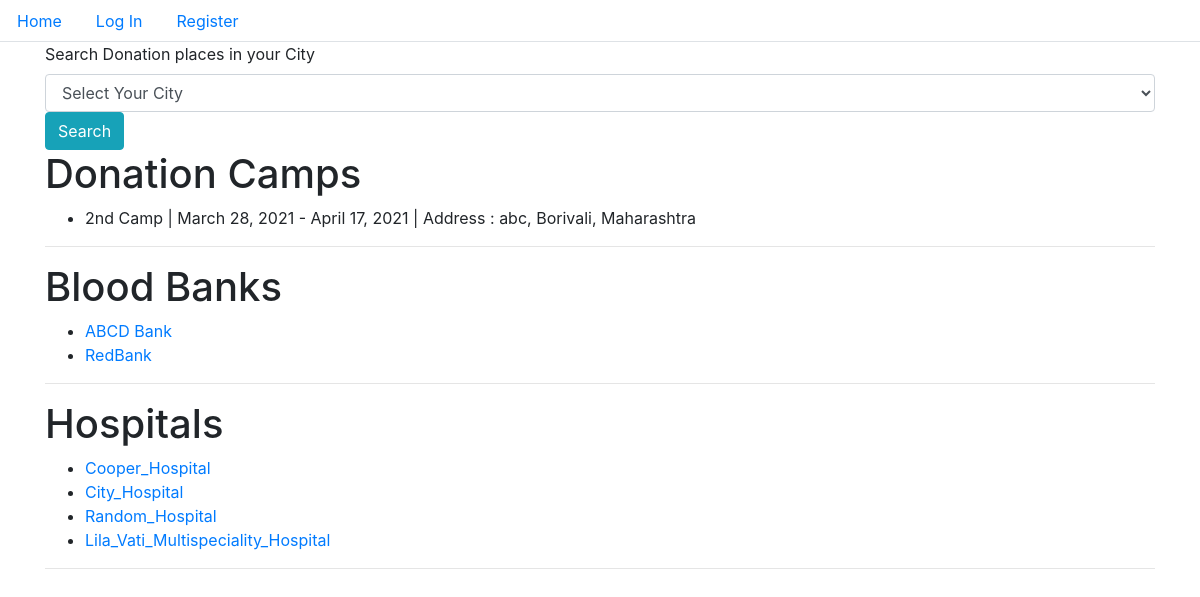
The app's page /, older data.
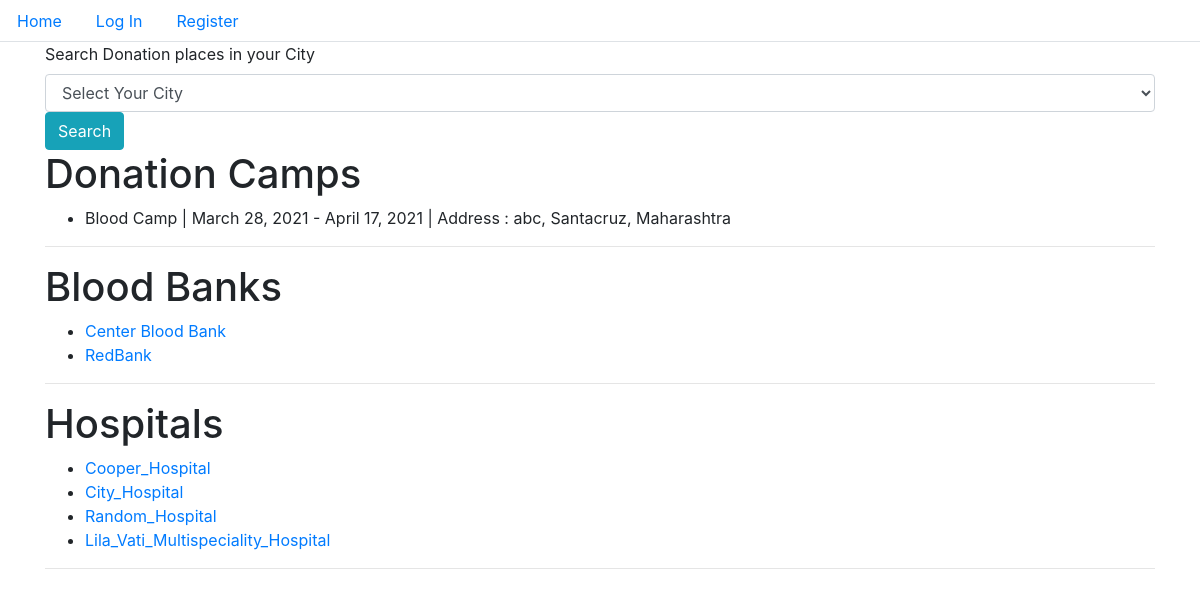
The same page, newer data.
### donate/models.py (models this page shows, shortened)
class DonationCamp(models.Model):
    dp_no = models.OneToOneField(DonationPlace, on_delete=models.CASCADE, related_name="camp")
    start_date = models.DateField(auto_now_add=False)
    end_date = models.DateField(auto_now_add=False)
    def __str__(self):
        return f'{self.dp_no.name}'

class DonationPlace(models.Model):
    name = models.CharField(max_length=64,unique=True)
    street = models.CharField (max_length=64)
    city = models.CharField (max_length=64)
    state = models.CharField (max_length=64)
    phone_no = PhoneNumberField(unique=True)
    donors = models.ManyToManyField(User, blank=True, related_name="donations")

class BloodBank(models.Model):
    dp_no = models.OneToOneField(DonationPlace, on_delete=models.CASCADE, related_name="bank")
    def __str__(self):
        return f'{self.dp_no.name}'

### donate/views.py (the view)
# urls.py: path("", views.index, name="index"),
def index(request):
    today = date.today()
    if request.method == 'POST':
        if 'city_search' in request.POST:
            city = request.POST["search_city"]
            if city == 'Select Your City':
                dp_city = DonationPlace.objects.all()
                hospitals = User.objects.filter(is_hospital=True)
            else:
                dp_city = DonationPlace.objects.filter(city=city)
                hospitals = User.objects.filter(is_hospital=True, city=city)
            return render(request, "donate/index.html",{
                "camps": DonationCamp.objects.filter(dp_no__in=dp_city),
                "banks": BloodBank.objects.filter(dp_no__in=dp_city),
                "hospitals": hospitals,
                "today": today
            })
        elif 'blood_search' in request.POST:
            blood_type = request.POST['blood_bank_type']
            rows = BloodUnit.objects.filter(blood_group=blood_type)
            return render(request, "donate/index.html",{
                "camps": DonationCamp.objects.all(),
                "banks": BloodBank.objects.all(),
                "hospitals": User.objects.filter(is_hospital=True),
                "today": today,
                "table": True,
                "rows": rows,
                "blood_group": blood_type
            })
    else:
        return render(request, "donate/index.html",{
            "camps": DonationCamp.objects.all(),
            "banks": BloodBank.objects.all(),
            "hospitals": User.objects.filter(is_hospital=True),
            "today": today
        })

### donate/models.py (called while the page is built)
    def __str__(self):
        if self.is_hospital:
            return f'{self.username}'
        else:
            return f'{self.username} ({self.first_name} {self.last_name})'

### donate/templates/donate/index.html (shortened to what this page needs)
{% extends "donate/layout.html" %}
{% load static %}
{% block body %}
    <div class="container-sm">
        <form action="{% url 'index' %}" method="POST">
            <label>Search Donation places in your City</label>
            <select class="form-control" aria-label="Search City" name="search_city">
                <option selected>Select Your City</option>
            </select>
            <button type="submit" name="city_search" class="btn btn-info">Search</button>
        </form>
        <h1>Donation Camps</h1>
        <ul>
            {% for camp in camps %}
                {% if camp.end_date >= today %}
                    <li>
                        {{ camp }} | {{ camp.start_date }} - {{ camp.end_date }} |
                        Address : {{ camp.dp_no.street }}, {{ camp.dp_no.city }}, {{ camp.dp_no.state }}
                    </li>
                {% endif %}
            {% empty %}
                <li>No Entries Found</li>
            {% endfor %}
        </ul>
        <hr>
        <h1>Blood Banks</h1>
        <ul>
            {% for bank in banks %}
                <li><a href="{% url 'bank' bank_name=bank.dp_no.name %}"> {{ bank }} </a></li>
            {% empty %}
                <li>No Entries Found</li>
            {% endfor %}
        </ul>
        <hr>
        <h1>Hospitals</h1>
        <ul>
            {% for hosp in hospitals %}
                <li> <a href="{% url 'profile' name=hosp.username %}"> {{ hosp }} </a></li>
            {% empty %}
                <li>No Entries Found</li>
            {% endfor %}
        </ul>
        <hr>
    </div>
{% endblock %}

Row changes from the older to the newer data that the page shows:
changed through a linked row, DonationCamp "abc": dp_no.name "2nd Camp" → "Blood Camp"; dp_no.city "Borivali" → "Santacruz"
changed through a linked row, BloodBank: dp_no.name "ABCD Bank" → "Center Blood Bank"
